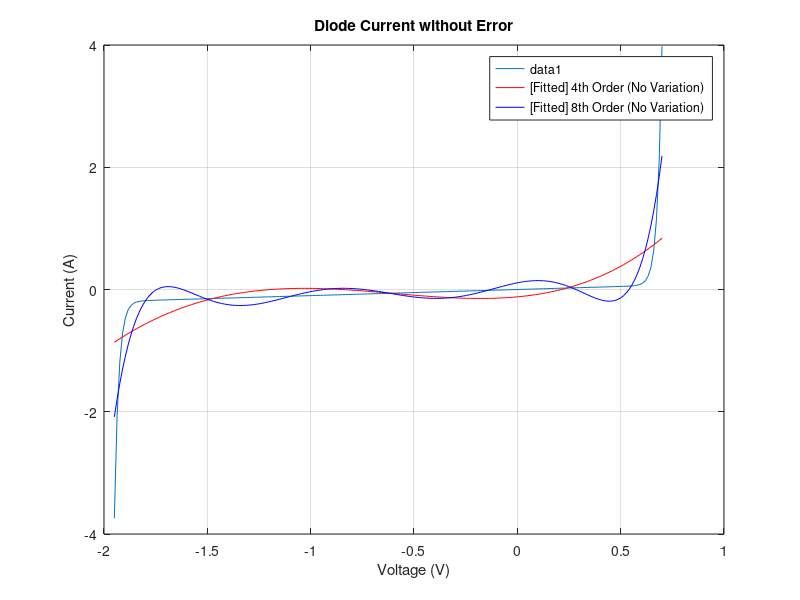
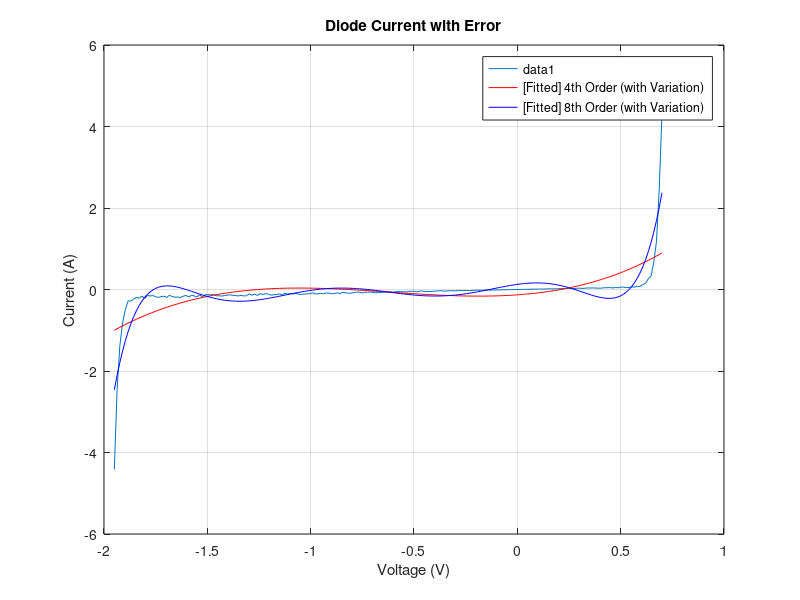
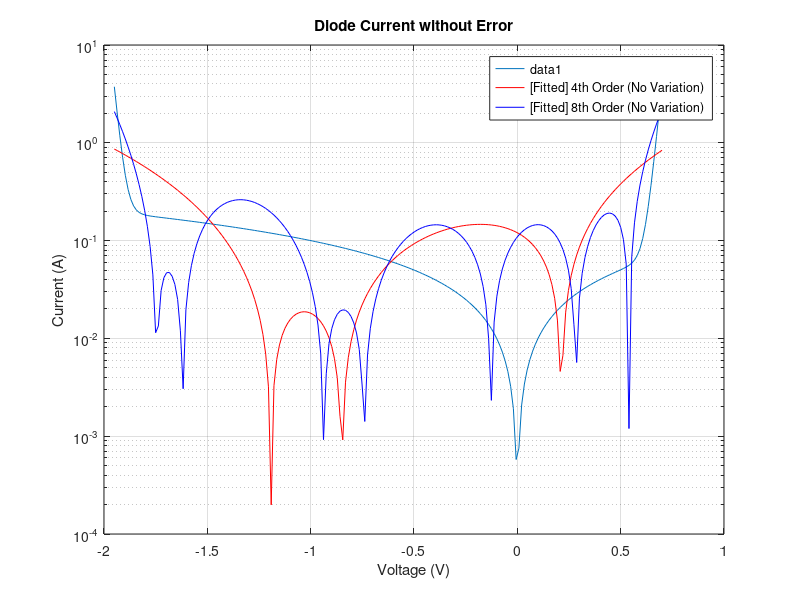
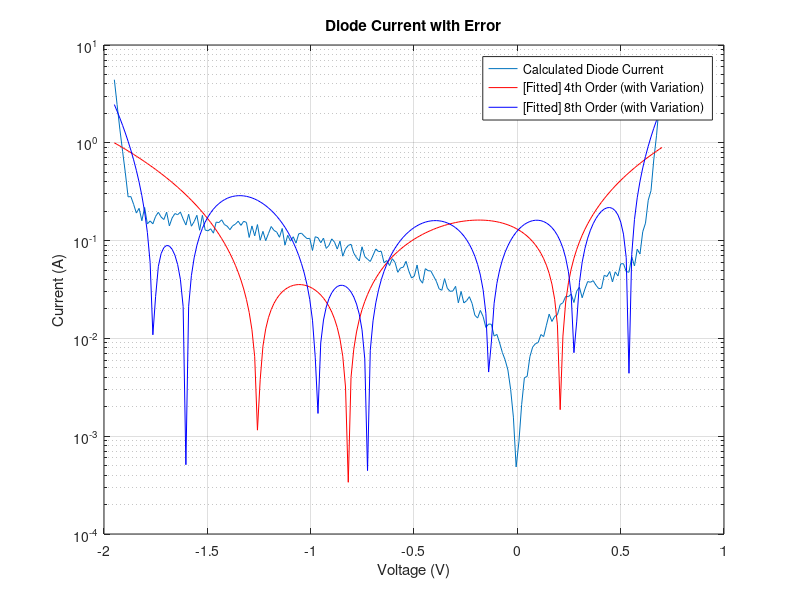

Source code (MATLAB) for these figures, in order: (Note: this script raises an error after producing the figures.)
%{
Author : Maharshi Gurjar
Elec 4700 CMPA
%}
%%
clc; close all; clear all;
set(0, 'DefaultFigureWindowStyle', 'docked')
Is = 0.01e-12;
Ib = 0.1e-12;
Vb = 1.3;
Gp = 0.1;
Is = 0.01e-12; 
Ib = 0.1e-12; 
Vb = 1.3; 
Gp = 0.1; 
Voltage = linspace(-1.95,0.7,200);
I_1 = Is*(exp((1.2*Voltage)/0.025)-1) + Gp*Voltage - Ib*(exp((-1.2*(Voltage+Vb))/0.025)-1);
variation = linspace(-0.2,0.2,41);
I_2 = I_1;
for i = 1:length(I_2)
    error = variation(randi(length(variation)));
    I_2(i) = I_2(i)*(1+error);
end
figure(1);
plot(Voltage,I_1)
legend();
grid on;
title('Diode Current without Error')
xlabel('Voltage (V)')
ylabel('Current (A)')
figure(2);
plot(Voltage,I_2)
legend()
grid on;
title('Diode Current with Error')
xlabel('Voltage (V)')
ylabel('Current (A)')
f5 = figure(5);
semilogy(Voltage,abs(I_1))
legend()
grid on;
title('Diode Current without Error')
xlabel('Voltage (V)')
ylabel('Current (A)')
f6 = figure(6);
semilogy(Voltage,abs(I_2),'DisplayName','Calculated Diode Current')
legend()
grid on;
title('Diode Current with Error')
xlabel('Voltage (V)')
ylabel('Current (A)')
%%
%Part 2
FthOrder1 = polyfit(Voltage,I_1,4);
fthOrder2 = polyfit(Voltage,I_2,4);
ethOrder1 = polyfit(Voltage,I_1,8);
ethOrder2 = polyfit(Voltage,I_2,8);
fthI1 = polyval(FthOrder1,Voltage);
fthI2 = polyval(fthOrder2,Voltage);
ethI1 = polyval(ethOrder1,Voltage);
ethI2 = polyval(ethOrder2,Voltage);
figure(1)
hold on
plot(Voltage,fthI1,'r','DisplayName','[Fitted] 4th Order (No Variation)')
plot(Voltage,ethI1,'b','DisplayName','[Fitted] 8th Order (No Variation)')
legend()
grid on;
hold off
figure(2)
hold on
plot(Voltage,fthI2,'r','DisplayName','[Fitted] 4th Order (with Variation)')
plot(Voltage,ethI2,'b','DisplayName','[Fitted] 8th Order (with Variation)')
legend()
grid on;
hold off
figure(5)
hold on
semilogy(Voltage,abs(fthI1),'r','DisplayName','[Fitted] 4th Order (No Variation)')
semilogy(Voltage,abs(ethI1),'b','DisplayName','[Fitted] 8th Order (No Variation)')
legend()
grid on;
hold off
figure(6)
hold on
semilogy(Voltage,abs(fthI2),'r','DisplayName','[Fitted] 4th Order (with Variation)')
semilogy(Voltage,abs(ethI2),'b','DisplayName','[Fitted] 8th Order (with Variation)')
legend()
grid on;
hold off
%%
%Part 3
fo = fittype('A.*(exp(1.2*x/25e-3)-1) + B.*x - C*(exp(1.2*(-(x+D))/25e-3)-1)');
Voltage = Voltage.';
I_1 = I_1.';
I_2 = I_2.';
NLfitI1 = fit(Voltage,I_1,fo);
NLfitI2 = fit(Voltage,I_2,fo);
nlI1 = NLfitI1(Voltage);
nlI2 = NLfitI2(Voltage);
fa = fittype('A.*(exp(1.2*x/25e-3)-1) + 0.1.*x - C*(exp(1.2*(-(x+1.3))/25e-3)-1)');
NLfitI1A = fit(Voltage,I_1,fa);
NLfitI2A = fit(Voltage,I_2,fa);
nlI1A = NLfitI1A(Voltage);
nlI2A = NLfitI2A(Voltage);
f3 = figure(3);
plot(Voltage,I_1)
hold on
plot(Voltage,nlI1A,'b','DisplayName','[2-Parameter] Non-Linear Fit')
legend()
grid on;
title('Diode Current without Error')
xlabel('Voltage (V)')
ylabel('Current (A)')
f4 = figure(4);
plot(Voltage,I_2,'r','DisplayName','[Calculated] Diode Current')
hold on
plot(Voltage,nlI2A,'b','DisplayName','[2-Parameter] Non-Linear Fit')
legend()
grid on;
title('Diode Current with Error')
xlabel('Voltage (V)')
ylabel('Current (A)')
f7 = figure(7);
semilogy(Voltage,abs(I_1),'r','DisplayName','Calculated Diode Current')
hold on
semilogy(Voltage,abs(nlI1A),'b','DisplayName','2-Parameter Non-Linear Fit')
legend()
grid on;
title('Diode Current without Error')
xlabel('Voltage (V)')
ylabel('Current (A)')
f8 = figure(8);
semilogy(Voltage,abs(I_2),'r','DisplayName','[Calculated] Diode Current')
hold on
semilogy(Voltage,abs(nlI2A),'b','DisplayName','[2-Parameter] Non-Linear Fit')
legend()
grid on;
title('Diode Current with Error')
xlabel('Voltage (V)')
ylabel('Current (A)')
fb = fittype('A.*(exp(1.2*x/25e-3)-1) + B.*x - C*(exp(1.2*(-(x+1.3))/25e-3)-1)');
NLfitI1B = fit(Voltage,I_1,fb);
NLfitI2B = fit(Voltage,I_2,fb);
nlI1B = NLfitI1B(Voltage);
nlI2B = NLfitI2B(Voltage);
figure(3)
hold on
plot(Voltage,nlI1B,'c','DisplayName','[3-Parameter] Non-Linear Fit')
legend()
grid on;
title('Diode Current without Error')
xlabel('Voltage (V)')
ylabel('Current (A)')
figure(4)
hold on
plot(Voltage,nlI2B,'r','DisplayName','[3-Parameter] Non-Linear Fit')
legend()
grid on;
title('Diode Current with Error')
xlabel('Voltage (V)')
ylabel('Current (A)')
figure(7)
hold on
semilogy(Voltage,abs(nlI1B),'r','DisplayName','[3-Parameter] Non-Linear Fit')
legend()
grid on;
title('Diode Current without Error')
xlabel('Voltage (V)')
ylabel('Current (A)')
figure(8)
hold on
semilogy(Voltage,abs(nlI2B),'r','DisplayName','[3-Parameter] Non-Linear Fit')
legend()
grid on;
title('Diode Current with Error')
xlabel('Voltage (V)')
ylabel('Current (A)')
%%
%Part 4
net1 = cascadeforwardnet([10,8,6,4,2]);
net2 = net1;
inputs = transpose(Voltage);
outputs1 = transpose(I_1);
outputs2 = transpose(I_2);
net1 = train(net1,inputs,outputs1);
net2 = train(net2,inputs,outputs2);
netI1 = net1(inputs);
netI2 = net2(inputs);
figure(3)
hold on
plot(inputs,netI1,'r','DisplayName','Neural Net Model')
legend()
grid on;
title('Diode Current without Error')
xlabel('Voltage (V)')
ylabel('Current (A)')
figure(4)
hold on
plot(inputs,netI2,'r','DisplayName','Neural Net Model')
legend()
grid on;
title('Diode Current with Error')
xlabel('Voltage (V)')
ylabel('Current (A)')
figure(7)
hold on
semilogy(inputs,abs(netI1),'r','DisplayName','Neural Net Model')
legend()
grid on;
title('Diode Current without Error')
xlabel('Voltage (V)')
ylabel('Current (A)')
figure(8)
hold on
semilogy(inputs,abs(netI2),'r','DisplayName','Neural Net Model')
legend()
grid on;
title('Diode Current with Error')
xlabel('Voltage (V)')
ylabel('Current (A)')